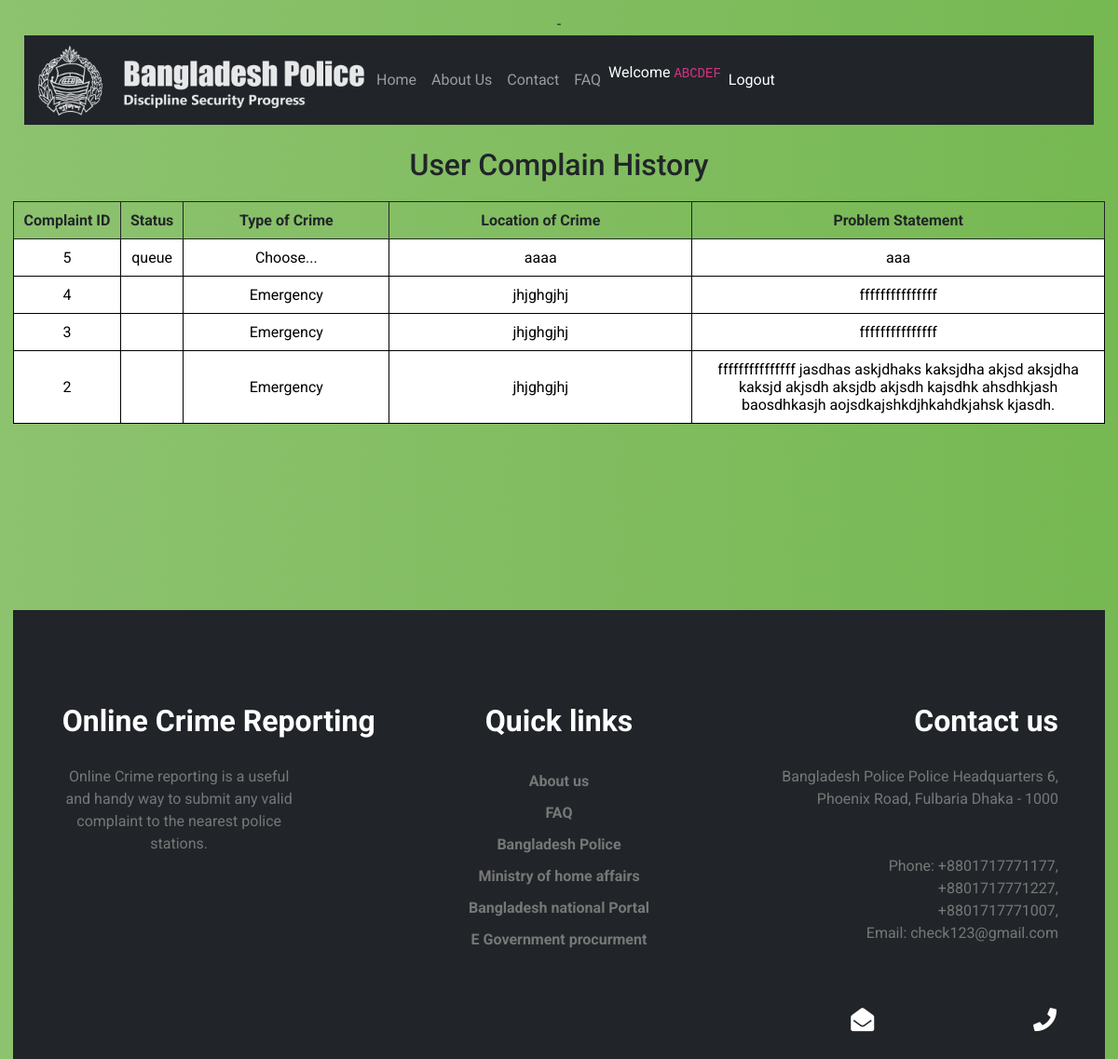
Page /Pages/History.php (signed in) on the committed database.
### tables this page shows
CREATE TABLE `gd` (
  `gdid` int(9) NOT NULL,
  `nid` bigint(30) NOT NULL,
  `type` varchar(20) NOT NULL,
  `name` varchar(40) NOT NULL,
  `location of crime` varchar(255) NOT NULL,
  `thana name` varchar(30) NOT NULL,
  `problem statement` text NOT NULL,
  `photo` varchar(255) NOT NULL,
  `status` varchar(20) NOT NULL,
  `pid` int(11) NOT NULL
);

### Pages/history.php (the view, shortened to what this page needs)
-<?php
  include "../php/db.php";
  $unid = $_SESSION['nid'];
?>
<!DOCTYPE html>
<html lang="en">
<head>
    <link href="../css/bootstrap.min.css" rel="stylesheet">
    <link rel="stylesheet" href="../css/style.css">
    <link rel="stylesheet" href="../css/responsive.css">
  <link rel="stylesheet" type="text/css" href="../css/login_style.css">
  <link rel="stylesheet" href="https://cdnjs.cloudflare.com/ajax/libs/font-awesome/4.7.0/css/font-awesome.min.css">
  <link rel="stylesheet" href="https://use.fontawesome.com/releases/v5.15.1/css/all.css">
    <link href="../css/historytable.css" rel="stylesheet">
</head>
<body>
<div class="container-fluid">
    <?php
        include "../php/navbar.php";
    ?>
</div>
<div>
  <br>
<h2> User Complain History</h2>
<table id="t">
  <thead>
    <tr>
      <th scope="col">Complaint ID</th>
      <th scope="col">Status</th>
      <th scope="col">Type of Crime</th>
      <th scope="col">Location of Crime</th>
      <th scope="col">Problem Statement</th>
    </tr>
  </thead>
  <?php
      $query="select * from gd where nid='$unid' order by gdid desc";
      $result=mysqli_query($conn,$query);
      while($rows=mysqli_fetch_assoc($result)){
        ?>
        <tbody style="background-color: white; color: black;">
            <tr>
              <td class="cgdid"><?php echo $rows['gdid']; ?></td>
              <td class="cstatus"><?php echo $rows['status']; ?></td>
              <td class="ctype"><?php echo $rows['type']; ?></td>
              <td class="cloc"><?php echo $rows['location of crime']; ?></td>
              <td class="cproblem"><?php echo $rows['problem statement']; ?></td>
            </tr>
          </tbody>
        <?php
      }
  ?>
</table>
</div>
<?php
    include "../php/footer.php";
    ?>
</body>
</html>

### css/style.css (style rules this page uses)
body { background-size: cover; background-image: url(../Images/bg1.jpg); background-position: center; }
body, html { width: 100%; max-width: 100%; height: 100%; font-family: "Lato"; color: #212529; }

### css/login_style.css (style rules this page uses)
body { background: #76b852; background: -webkit-linear-gradient(right, #76b852, #8DC26F); background: -moz-linear-gradient(right, #76b852, #8DC26F); background: -o-linear-gradient(right, #76b852, #8DC26F); background: linear-gradient(to left, #76b852, #8DC26F); font-family: "Roboto", sans-serif; -webkit-font-smoothing: antialiased; -moz-osx-font-smoothing: grayscale; }

### css/historytable.css (style rules this page uses)
body { padding: 14px; text-align: center; }
table { width: 100%; margin: 20px auto; table-layout: auto; }
table, td, th { border-collapse: collapse; }
th, td { padding: 10px; border: solid 1px; text-align: center; }
.cgdid { width: 10%; }
.ctype { width: 20%; }
.cloc { width: 30%; }
.cproblem { width: 40%; }

### rows in the picture
gd: gdid "5", status "queue", type "Choose...", location of crime "aaaa", problem statement "aaa"
gd: gdid "4", type "Emergency", location of crime "jhjghgjhj", problem statement "fffffffffffffff"
gd: gdid "3", type "Emergency", location of crime "jhjghgjhj", problem statement "fffffffffffffff"
gd: gdid "2", type "Emergency", location of crime "jhjghgjhj", problem statement "fffffffffffffff jasdhas askjdhaks kaksjdha akjsd aksjdha kaksjd akjsdh aksjdb akjsdh kajsdhk ahsdhkjash baosdhkasjh aojsdkajshkdjhkahdkjahsk kjasdh."

### other values in the picture
$_SESSION["name"] "ABCDEF"
